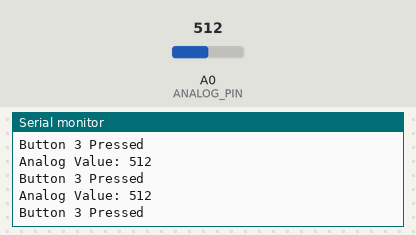
Bench run of a sketch on a simulated Arduino Uno, built with avr-gcc and run on an emulated ATmega328P. On the bench: the last lines printed to the serial monitor. The inputs (shaded band) are chosen by the test bench; at power-on: A0 (ANALOG_PIN) = 512.

Above: at 1.3 s.
1.4 s: A0 (ANALOG_PIN) set to 785
At 1.82 s:
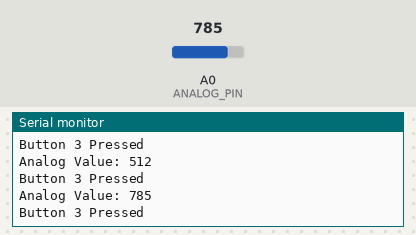
2.9 s: A0 (ANALOG_PIN) set to 816
At 3.32 s:
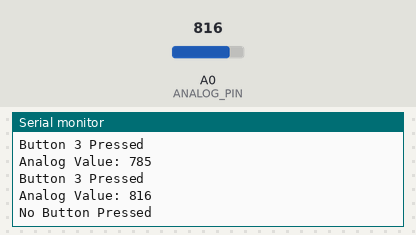
Timing chart, 0 to 5.9 s (numbered marks = the images above; inputs shaded):
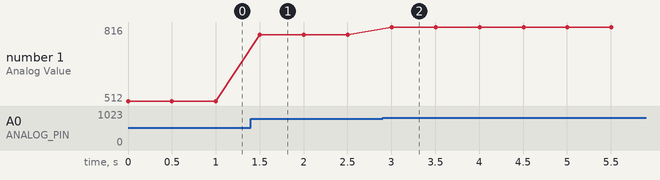

The sketch:

189.ino
```cpp
#include <stdint.h>
#include <Arduino.h>

// Define the analog pin for reading button values
const int ANALOG_PIN = A0; // Pin connected to the resistor ladder

// Define the threshold values for button detection
const int BUTTON1_THRESHOLD = 100;  // Threshold for Button 1
const int BUTTON2_THRESHOLD = 400;  // Threshold for Button 2
const int BUTTON3_THRESHOLD = 800;  // Threshold for Button 3

void setup() {
  Serial.begin(9600); // Initialize serial communication
}

void loop() {
  // Read the value from the analog pin
  int analogValue = analogRead(ANALOG_PIN);

  // Print the analog value to the Serial Monitor
  Serial.print("Analog Value: ");
  Serial.println(analogValue);

  // Determine which button is pressed based on the analog value
  if (analogValue < BUTTON1_THRESHOLD) {
    Serial.println("Button 1 Pressed");
  } else if (analogValue < BUTTON2_THRESHOLD) {
    Serial.println("Button 2 Pressed");
  } else if (analogValue < BUTTON3_THRESHOLD) {
    Serial.println("Button 3 Pressed");
  } else {
    Serial.println("No Button Pressed");
  }

  delay(500); // Wait for a short period before reading again
}
```

Measured:
- the behaviour switches between 799 and 800 on A0 (ANALOG_PIN) (found by bisection; images 1 and 2)
- after the input at 1.4 s, the serial monitor: prints a new line after 0.10 s (image 1)
- after the input at 2.9 s, the serial monitor: prints a new line after 0.10 s (image 2)
- plotted number 1: 512 → 785 after the input at 1.4 s, 785 → 816 after the input at 2.9 s
